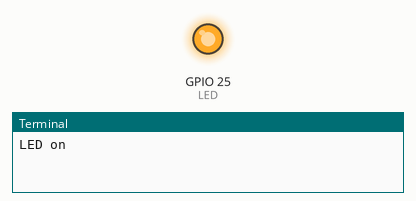
This program was run on a simulated Raspberry Pi (BCM pin numbers). On the bench: output pins drawn as LEDs (lit = HIGH), the last lines printed to the terminal. At 5.0 s the program stops and its outputs stay as they are.

Above: at 0.1 s.
At 5.1 s:
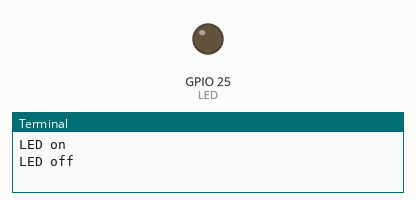
Timing chart, 0 to 6.5 s (numbered marks = the images above):
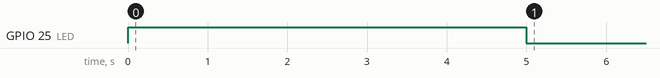

The program:

simple_led.py
```python
#!/usr/bin/env python
import RPi.GPIO as GPIO
import time
GPIO.setwarnings(False)
GPIO.setmode(GPIO.BCM)  # Broadcom SOC channel pin numbering
LED = 25
GPIO.setup(LED,GPIO.OUT)
print ("LED on")
GPIO.output(LED,GPIO.HIGH)  #True, or 1
time.sleep(5)
print ("LED off")
GPIO.output(LED,GPIO.LOW)  #False, or 0
GPIO.cleanup()
```

Measured:
- by itself, GPIO 25 (LED): LOW → HIGH at 0.00 s, → LOW 5.0 s later
